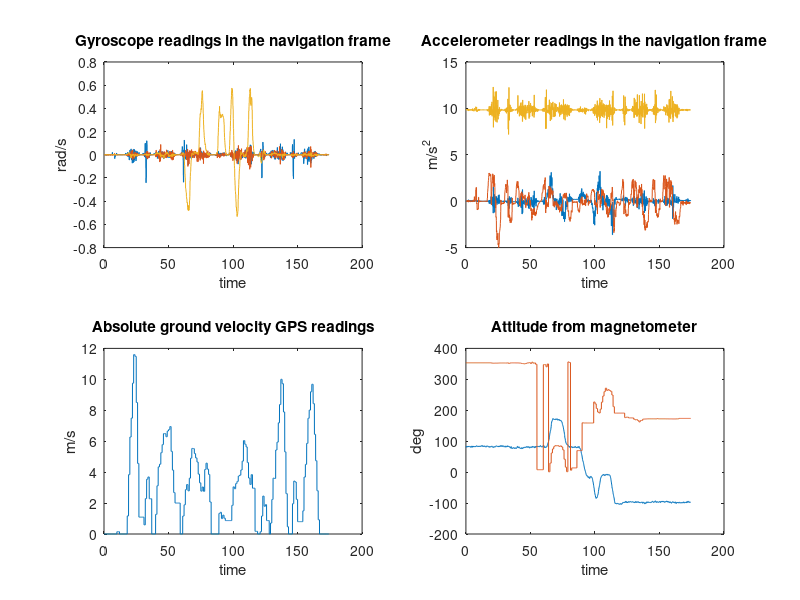
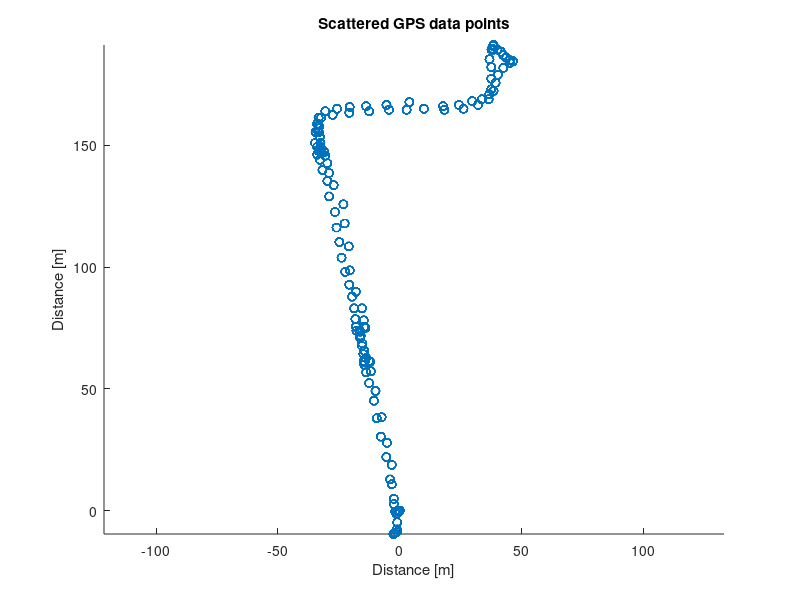

Write MATLAB code to recreate these figures, in order. (Note: this script raises an error after producing the figures.)
%   DATA_SCRIPT Function loading data into the program
%	This function also calibrates the acquired data using calibration_result
%   file results. 
%   It also assignes start orientation, and estimated noise values
%

clear

load('import.mat');


acc(:,1) = cell2mat(import(2:size(import,1),1));
acc(:,2) = cell2mat(import(2:size(import,1),2));
acc(:,3) = cell2mat(import(2:size(import,1),3));
time = 10^-3 * cell2mat(import(2:size(import,1),33)); %milliseconds

gyro(:,1) = cell2mat(import(2:size(import,1),10));
gyro(:,2) = cell2mat(import(2:size(import,1),11));
gyro(:,3) = cell2mat(import(2:size(import,1),12));

mag(:,1) = cell2mat(import(2:size(import,1),14));
mag(:,2) = cell2mat(import(2:size(import,1),15));
mag(:,3) = cell2mat(import(2:size(import,1),16));

speed = cell2mat(import(2:size(import,1),28));
altitude_gps = cell2mat(import(2:size(import,1),25));
altitude_barometer = cell2mat(import(2:size(import,1),27));

attitude_gps = cell2mat(import(2:size(import,1),30));


lat=cell2mat(import(2:size(import,1),23));
long=cell2mat(import(2:size(import,1),24));

%calibrating
load('calibration_results.mat')

for i=1:3
    acc(:,i)=acc(:,i)-x(i)*ones(size(acc,1),1);
end

for i=1:3
    acc(:,i)=acc(:,i)/(1+x(i+3));
end

init_span=220:323;

a=mean(acc(init_span,:))';
a=a/norm(a);

%plusminus
beta=acos(a(3));

alpha=atan2(a(1),-a(2));

%not rotated about x axis
C_b_n_pre=rotz(rad2deg(alpha))*rotx(rad2deg(beta));
%C_b_n_pre=C_b_n_pre*rotz(90);

%out1=C_b_n_pre'*a;

%those transposistions may lie about the spatial orienatation
gyro_n=(C_b_n_pre'*gyro')';



acc_n=(C_b_n_pre'*acc')';

mag_n=(C_b_n_pre'*mag')';

for i=1:3
mag_n(:,i)=mag_n(:,i)-0.5*(max(mag_n(:,i))+min(mag_n(:,i)));
end



attitude_mag=rad2deg(atan2(mag_n(:,2),mag_n(:,1)));



attitude_gps = fillmissing(attitude_gps,'nearest');

%making sure it plots in a new window
figure
subplot(2,2,1)
plot(time,gyro_n(:,1),time,gyro_n(:,2),time,gyro_n(:,3))
title('Gyroscope readings in the navigation frame')
xlabel('time')
ylabel('rad/s')

subplot(2,2,2)
plot(time,acc_n(:,1),time,acc_n(:,2),time,acc_n(:,3))
title('Accelerometer readings in the navigation frame')
xlabel('time')
ylabel('m/s^2')

subplot(2,2,3)
plot(time, speed);
title('Absolute ground velocity GPS readings')
xlabel('time')
ylabel('m/s')

subplot(2,2,4)
plot(time, attitude_mag, time, attitude_gps);
title('Attitude from magnetometer')
xlabel('time')
ylabel('deg')

figure
scatter(10^6*6*deg2rad(long-long(1)),10^6*6*deg2rad(lat-lat(1)))
axis equal
title('Scattered GPS data points')
ylabel('Distance [m]')
xlabel('Distance [m]')

time = time';
size_t = size(time,2);

%TODOwe can't use acc_b since the noise might be correlated
acc_b = acc';
om_b_ib = gyro';
r_n_gps = [deg2rad(lat') ; deg2rad(long') ; altitude_gps'];
v_n_gps = [cos(deg2rad((attitude_gps'))).*speed';...
    sin(deg2rad((attitude_gps'))).*speed';...
    zeros(1,size_t)];

data(1:3,:,6)=r_n_gps;
data(1:3,:,7)=v_n_gps;

r_n_0 = r_n_gps(:,1);
v_n_0 = [0 0 0]';
%addpath Has to be changed to your own.
addpath( genpath('C:\Users\axels\OneDrive\Dokument\Kalman_filter_report'))
C_b_n=rotz(rad2deg(alpha))*rotx(rad2deg(beta))*rotz(-attitude_mag(1));
C_n_b=C_b_n';
q_0 = C2q(C_n_b);
del_r_n=[0;0;0];
del_v_n=[0;0;0];


gyro_0=(C_b_n'*gyro')';

acc_0=(C_b_n'*acc')';

mag_0=(C_b_n'*mag')';

acc_noise=0.01;%0.03;
acc_bias=0.05;%0.05;%50*10^-3*9.81;% calibrated: filter unstable with higher values
gyro_noise=0.001;%deg2rad(10*10^-3);
r_gps_noise=(3/3); %because it is 3 sigma
v_gps_noise=0.5;%noise of velocity measurement

last=1;
gps_acquired=zeros(1,size_t);
for i = 1:size_t
    if ~strcmp(import(i+1,32),import(i,32)) && (i > last+5 )
       last=i;
       gps_acquired(i)=1;
    end
end


